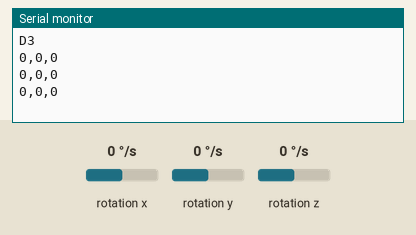
The sketch below on a simulated Arduino Uno, built with avr-gcc and run on an emulated ATmega328P. Shown: the last lines printed to the serial monitor. Wiring (inferred from the names in the program): L3G4200D gyroscope at I2C address 0x6B. Inputs (shaded band) come from the test bench; at power-on: rotation x 0 °/s, rotation y 0 °/s, rotation z 0 °/s.

Above: at 1.2 s.
1.3 s: rotation x set to -192 °/s
At 1.9 s:
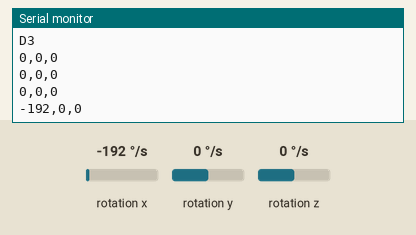
2.8 s: rotation y set to -192 °/s
At 3.4 s:
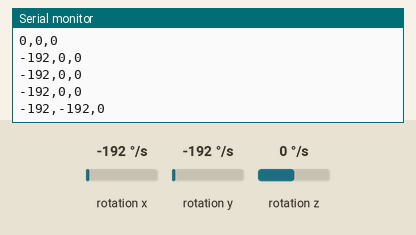
4.3 s: rotation z set to -192 °/s
At 4.9 s:
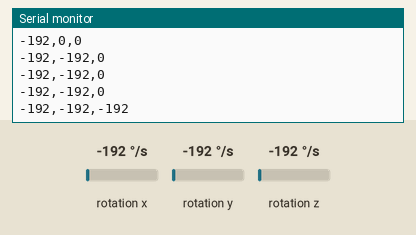

The sketch:

I2C_gyro.ino
```cpp
#include <Wire.h>

const int L3GD20_ADDR = B1101011;

#define WHO_AM_I 0x0F
#define CTRL_REG1 0x20
#define OUT_X_L 0x28
#define OUT_X_H 0x29
#define OUT_Y_L 0x2A
#define OUT_Y_H 0x2B
#define OUT_Z_L 0x2C
#define OUT_Z_H 0x2D

unsigned int readRegister(byte reg){
  Wire.beginTransmission(L3GD20_ADDR);
  Wire.write(reg);
  Wire.endTransmission();

  Wire.requestFrom(L3GD20_ADDR, 1);
  return Wire.read();
}
void writeRegister(byte reg,byte data){
  Wire.beginTransmission(L3GD20_ADDR);
  Wire.write(reg);
  Wire.write(data);
  Wire.endTransmission();
}
int readGyro( byte H, byte L){
  int gyro, l, h;
  l = readRegister(L);
  h = readRegister(H);
  gyro = h << 8 | l;
  gyro = gyro*0.00875;
  return gyro;
}
void setup() {
  Wire.begin();
  Serial.begin(9600);
  int res = readRegister(WHO_AM_I);
  Serial.println(res, HEX);
  writeRegister(CTRL_REG1,0x0F);
}

void loop() {

  int x,y,z,h,l;

  l = readRegister(OUT_X_L);
  h = readRegister(OUT_X_H);
  x = h << 8 | l;
  x = x*0.00875;

  l = readRegister(OUT_Y_L);
  h = readRegister(OUT_Y_H);
  y = h << 8 | l;
  y = y*0.00875;

  l = readRegister(OUT_Z_L);
  h = readRegister(OUT_Z_H);
  z = h << 8 | l;
  z = z*0.00875;

  Serial.print(x);
  Serial.print(",");
  Serial.print(y);
  Serial.print(",");
  Serial.println(z);

  delay(500);

}
```

Measured:
- after the input at 1.3 s, the serial monitor: prints a new line after 0.21 s (image 1)
- after the input at 2.8 s, the serial monitor: prints a new line after 0.22 s (image 2)
- after the input at 4.3 s, the serial monitor: prints a new line after 0.23 s (image 3)
